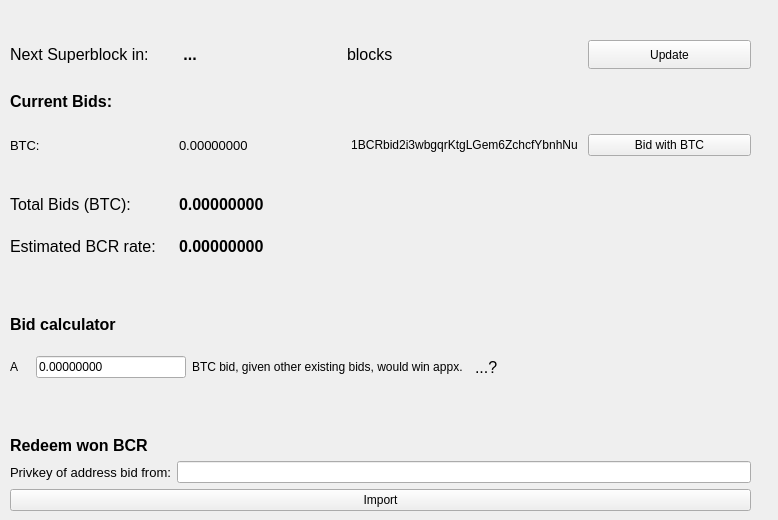
<?xml version="1.0" encoding="UTF-8"?>
<ui version="4.0">
 <class>BidPage</class>
 <widget class="QWidget" name="BidPage">
  <property name="geometry">
   <rect>
    <x>0</x>
    <y>0</y>
    <width>778</width>
    <height>520</height>
   </rect>
  </property>
  <property name="windowTitle">
   <string>Form</string>
  </property>
  <widget class="QWidget" name="verticalLayoutWidget_2">
   <property name="geometry">
    <rect>
     <x>10</x>
     <y>10</y>
     <width>761</width>
     <height>501</height>
    </rect>
   </property>
   <layout class="QVBoxLayout" name="verticalLayout_2">
    <property name="topMargin">
     <number>30</number>
    </property>
    <property name="rightMargin">
     <number>20</number>
    </property>
    <item>
     <layout class="QGridLayout" name="gridLayout">
      <item row="0" column="3">
       <widget class="QPushButton" name="pushButtonRefresh">
        <property name="sizePolicy">
         <sizepolicy hsizetype="Minimum" vsizetype="Fixed">
          <horstretch>0</horstretch>
          <verstretch>0</verstretch>
         </sizepolicy>
        </property>
        <property name="minimumSize">
         <size>
          <width>2</width>
          <height>29</height>
         </size>
        </property>
        <property name="toolTip">
         <string>Load current bids in bidtracker directory</string>
        </property>
        <property name="text">
         <string>Update</string>
        </property>
       </widget>
      </item>
      <item row="2" column="3">
       <widget class="QPushButton" name="pushButtonBTC">
        <property name="font">
         <font>
          <weight>50</weight>
          <bold>false</bold>
         </font>
        </property>
        <property name="toolTip">
         <string>Launch bitcoin-qt (if installed)</string>
        </property>
        <property name="text">
         <string>Bid with BTC</string>
        </property>
       </widget>
      </item>
      <item row="0" column="1">
       <widget class="QLabel" name="labelNumber">
        <property name="palette">
         <palette>
          <active/>
          <inactive/>
          <disabled/>
         </palette>
        </property>
        <property name="font">
         <font>
          <pointsize>12</pointsize>
          <weight>75</weight>
          <bold>true</bold>
         </font>
        </property>
        <property name="styleSheet">
         <string notr="true"/>
        </property>
        <property name="text">
         <string> ...</string>
        </property>
       </widget>
      </item>
      <item row="2" column="0">
       <widget class="QLabel" name="labelBTC">
        <property name="font">
         <font>
          <pointsize>10</pointsize>
          <weight>50</weight>
          <bold>false</bold>
         </font>
        </property>
        <property name="text">
         <string>BTC:</string>
        </property>
       </widget>
      </item>
      <item row="0" column="2">
       <widget class="QLabel" name="label">
        <property name="font">
         <font>
          <pointsize>12</pointsize>
         </font>
        </property>
        <property name="text">
         <string>blocks</string>
        </property>
       </widget>
      </item>
      <item row="3" column="0" alignment="Qt::AlignBottom">
       <widget class="QLabel" name="labelTotal">
        <property name="font">
         <font>
          <pointsize>12</pointsize>
          <weight>50</weight>
          <bold>false</bold>
         </font>
        </property>
        <property name="text">
         <string>Total Bids (BTC):</string>
        </property>
       </widget>
      </item>
      <item row="4" column="1">
       <widget class="QLabel" name="labelEstprice_2">
        <property name="font">
         <font>
          <pointsize>12</pointsize>
          <weight>75</weight>
          <bold>true</bold>
         </font>
        </property>
        <property name="text">
         <string>0.00000000</string>
        </property>
       </widget>
      </item>
      <item row="3" column="1" alignment="Qt::AlignBottom">
       <widget class="QLabel" name="labelTotal_2">
        <property name="font">
         <font>
          <pointsize>12</pointsize>
          <weight>75</weight>
          <bold>true</bold>
         </font>
        </property>
        <property name="text">
         <string>0.00000000</string>
        </property>
       </widget>
      </item>
      <item row="4" column="0">
       <widget class="QLabel" name="labelEstprice">
        <property name="font">
         <font>
          <pointsize>12</pointsize>
          <weight>50</weight>
          <bold>false</bold>
         </font>
        </property>
        <property name="text">
         <string>Estimated BCR rate:</string>
        </property>
       </widget>
      </item>
      <item row="0" column="0">
       <widget class="QLabel" name="labelNext">
        <property name="font">
         <font>
          <pointsize>12</pointsize>
          <weight>50</weight>
          <bold>false</bold>
         </font>
        </property>
        <property name="text">
         <string>Next Superblock in:</string>
        </property>
       </widget>
      </item>
      <item row="1" column="0">
       <widget class="QLabel" name="labelCurrentbids">
        <property name="font">
         <font>
          <pointsize>12</pointsize>
          <weight>75</weight>
          <bold>true</bold>
         </font>
        </property>
        <property name="text">
         <string>Current Bids:</string>
        </property>
       </widget>
      </item>
      <item row="2" column="2" alignment="Qt::AlignLeft">
       <widget class="QPushButton" name="pushButtonBTCExplorer">
        <property name="toolTip">
         <string>View address on blockr.io</string>
        </property>
        <property name="styleSheet">
         <string notr="true">border = 0px;</string>
        </property>
        <property name="text">
         <string>1BCRbid2i3wbgqrKtgLGem6ZchcfYbnhNu</string>
        </property>
        <property name="flat">
         <bool>true</bool>
        </property>
       </widget>
      </item>
      <item row="2" column="1">
       <widget class="QLabel" name="labelBTC_2">
        <property name="font">
         <font>
          <pointsize>10</pointsize>
          <weight>50</weight>
          <bold>false</bold>
         </font>
        </property>
        <property name="toolTip">
         <string>Current total BTC bids</string>
        </property>
        <property name="text">
         <string>0.00000000</string>
        </property>
       </widget>
      </item>
     </layout>
    </item>
    <item>
     <layout class="QVBoxLayout" name="verticalLayout">
      <item alignment="Qt::AlignBottom">
       <widget class="QLabel" name="labelCalc">
        <property name="font">
         <font>
          <pointsize>12</pointsize>
          <weight>75</weight>
          <bold>true</bold>
         </font>
        </property>
        <property name="text">
         <string>Bid calculator</string>
        </property>
       </widget>
      </item>
      <item>
       <layout class="QHBoxLayout" name="horizontalLayout_2">
        <item>
         <widget class="QLabel" name="label_7">
          <property name="maximumSize">
           <size>
            <width>20</width>
            <height>16777215</height>
           </size>
          </property>
          <property name="text">
           <string>A</string>
          </property>
         </widget>
        </item>
        <item>
         <widget class="QLineEdit" name="lineEditBid">
          <property name="sizePolicy">
           <sizepolicy hsizetype="Preferred" vsizetype="Fixed">
            <horstretch>0</horstretch>
            <verstretch>0</verstretch>
           </sizepolicy>
          </property>
          <property name="maximumSize">
           <size>
            <width>150</width>
            <height>16777215</height>
           </size>
          </property>
          <property name="toolTip">
           <string>Enter a BTC amount and press Enter to calculate</string>
          </property>
          <property name="text">
           <string>0.00000000</string>
          </property>
         </widget>
        </item>
        <item>
         <widget class="QLabel" name="label_4">
          <property name="text">
           <string>&lt;html&gt;&lt;head/&gt;&lt;body&gt;&lt;p&gt;BTC bid, given other existing bids, would win appx.&lt;/p&gt;&lt;/body&gt;&lt;/html&gt;</string>
          </property>
         </widget>
        </item>
        <item>
         <widget class="QLabel" name="labelBCR">
          <property name="font">
           <font>
            <pointsize>12</pointsize>
           </font>
          </property>
          <property name="text">
           <string>...?</string>
          </property>
         </widget>
        </item>
       </layout>
      </item>
      <item alignment="Qt::AlignBottom">
       <widget class="QLabel" name="labelRedeem">
        <property name="font">
         <font>
          <pointsize>12</pointsize>
          <weight>75</weight>
          <bold>true</bold>
         </font>
        </property>
        <property name="text">
         <string>Redeem won BCR</string>
        </property>
       </widget>
      </item>
      <item>
       <layout class="QHBoxLayout" name="horizontalLayout_3">
        <item>
         <widget class="QLabel" name="labelRedeem_2">
          <property name="font">
           <font>
            <pointsize>10</pointsize>
            <weight>50</weight>
            <bold>false</bold>
           </font>
          </property>
          <property name="text">
           <string>Privkey of address bid from:</string>
          </property>
         </widget>
        </item>
        <item>
         <widget class="QLineEdit" name="lineEditPrivkey">
          <property name="toolTip">
           <string>Paste the privkey of the address you sent your bid from here</string>
          </property>
          <property name="text">
           <string/>
          </property>
         </widget>
        </item>
       </layout>
      </item>
      <item>
       <widget class="QPushButton" name="pushButtonImport">
        <property name="font">
         <font>
          <weight>50</weight>
          <bold>false</bold>
         </font>
        </property>
        <property name="toolTip">
         <string>Get your new BCR!</string>
        </property>
        <property name="text">
         <string>Import</string>
        </property>
       </widget>
      </item>
     </layout>
    </item>
   </layout>
  </widget>
 </widget>
 <resources/>
 <connections/>
</ui>
